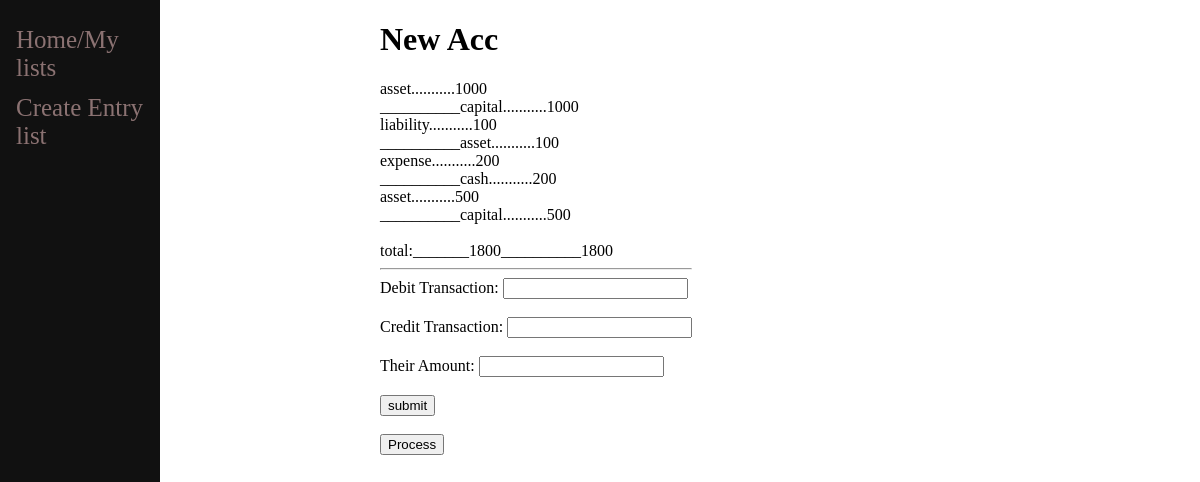
Before: /1 with the older database file.
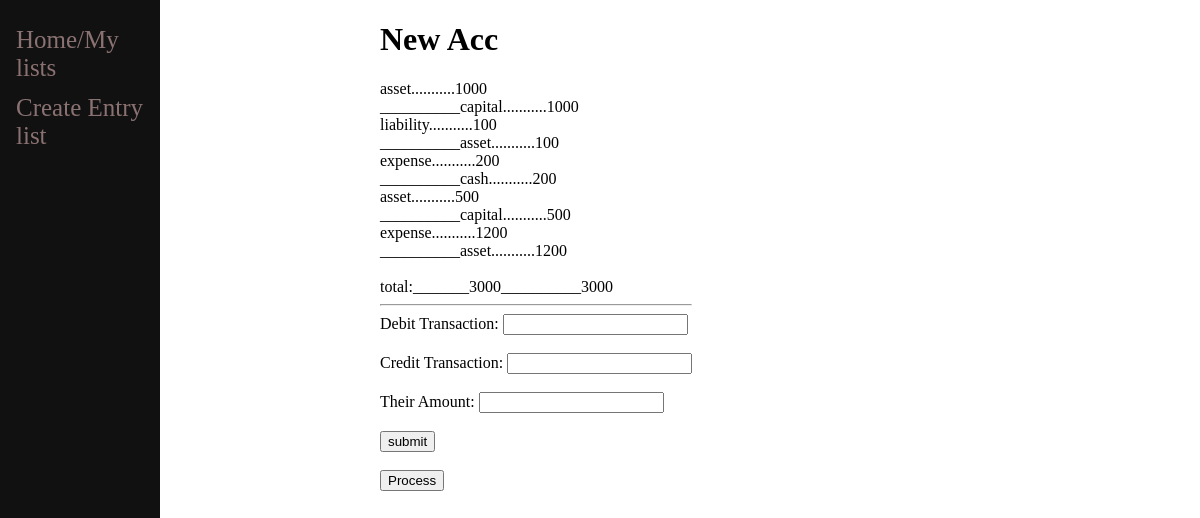
After: the same page with the newer database file.
### journal/models.py (models this page shows, shortened)
class debit(models.Model):
	journal_list = models.ForeignKey(my_journal,on_delete=models.CASCADE)
	dbt = models.CharField(max_length=30)
	dbt_amount = models.IntegerField()

class credit(models.Model):
	contra_trans = models.ForeignKey(debit, on_delete=models.CASCADE)
	cdt = models.CharField(max_length=30)
	cdt_amount = models.IntegerField()

### journal/views.py (the view, shortened to what this page needs)
# urls.py: path('<int:id>',views.index,name='index'),
def index(response,id):
    cnt = my_journal.objects.get(id=id)
    left,right = 0,0
    for x in cnt.debit_set.all():
        left += x.dbt_amount
        for y in x.credit_set.all():
            right += y.cdt_amount
    return render(response,'journal/index.html',{'cnt':cnt,'left':left,'right':right})

### journal/templates/journal/index.html (shortened to what this page needs)
{% extends 'journal/base.html' %}
{% block content %}
<h1>{{cnt.text}}</h1>
<form method='post' action='#'>
    {% for x in cnt.debit_set.all %}
    <label>{{x.dbt}}...........{{x.dbt_amount}}</label><br>
        {% for y in x.credit_set.all %}
            <label>__________{{y.cdt}}...........{{y.cdt_amount}}</label><br>
        {% endfor %}
    {% endfor %}
    <br>
    <label>total:_______{{left}}__________{{right}}</label>
    <br><hr>
    <label for="debitTrans">Debit Transaction:</label>
    <input type="text" id="debitTrans" name="debitTrans"><br><br>
    <label for="creditTrans">Credit Transaction:</label>
    <input type="text" id="creditTrans" name="creditTrans"><br><br>
    <label for="amount">Their Amount:</label>
    <input type="text" id="amount" name="amount"><br><br>
    <input type="submit" value="submit">
</form>
<br>
<a href='{% url "journal:ledger" cnt.id %}'><button>Process</button></a>
{% endblock %}

Changed rows visible on the page:
added debit: dbt "expense", dbt_amount "1200"
added credit: cdt "asset", cdt_amount "1200", shown under "expense"
Other visible differences:
{{ left }}: "1800" → "3000"
{{ right }}: "1800" → "3000"
